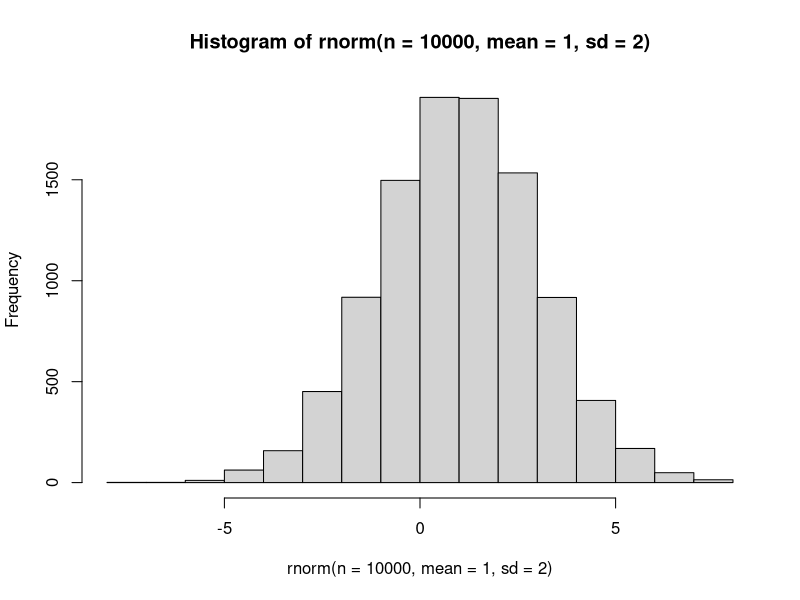

Write the R code that produced this figure.
## ---- chunk 1
1 + 1

hist(rnorm(n = 1e4, mean = 1, sd = 2))

## ---- chunk 2
#| echo: false
2 * 2
